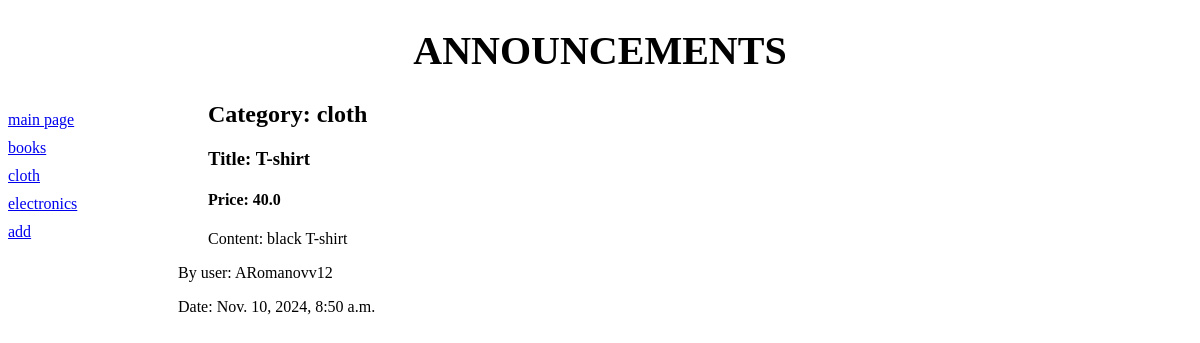
/bboard/3/, run on the app's committed database.
### bboard/models.py (models this page shows, shortened)
class Category(models.Model):
    name = models.CharField(max_length = 20, db_index = True, verbose_name = 'category')
    class Meta:
        verbose_name_plural = 'categories'
        verbose_name = 'category'
        ordering = ['name']

class BBoard(models.Model):
    title = models.CharField(max_length = 20, verbose_name = 'title')
    price = models.FloatField(verbose_name = 'price')
    content = models.TextField(verbose_name = 'content')
    user = models.CharField(max_length = 20, verbose_name = 'user')
    date = models.DateTimeField(auto_now_add = True, db_index = True, verbose_name = 'date')
    category = models.ForeignKey('Category', null = True, on_delete = models.PROTECT, verbose_name = 'category')
    class Meta:
        verbose_name_plural = 'announcements'
        verbose_name = 'announcement'
        ordering = ['date']

### bboard/views.py (the view)
# urls.py: path('<int:cat_id>/', views.cats, name = 'cats'),
def cats(request, cat_id):
    categories = cat.objects.all()
    current_cat = cat.objects.get(pk = cat_id)
    bbs = bb.objects.filter(category = cat_id)
    return render(request, 'bboard/cats.html', { 'categories' : categories, 'current_cat' : current_cat, 'bbs' : bbs })

### bboard/templates/bboard/cats.html (shortened to what this page needs)
{% extends "layout/basic.html" %}
{% block content %}
<h2>Category: {{ current_cat.name }}</h2>
{% for bb in bbs %}
<div>
    <h3>Title: {{ bb.title }}</h3>
    <h4>Price: {{ bb.price }}</h4>
    <p>Content: {{ bb.content }}</p>
    <p>By user: {{ bb.user }}</p>
    <p>Date: {{ bb.date }}</p>
    <br>
</div>
{% endfor %}
{% endblock %}

### bboard/templates/layout/basic.html (shortened to what this page needs)
{% load static %}
<!DOCTYPE html>
<html lang="en">
<head>
    <link rel="stylesheet" type="text/css" href="{% static 'bboard/style.css' %}">
</head>
<body>
<header>
    <h1>Announcements</h1>
</header>
<nav>
    <a href="{% url 'index' %}">main page</a>
    {% for cat in categories %}
    <a href="{% url 'cats' cat.pk %}">{{ cat.name }}</a>
    {% endfor %}
    <a href="{% url 'add' %}">add</a>
</nav>
<main>
{% block content %}
{% endblock %}
</main>
</body>
</html>

### bboard/static/bboard/style.css (style rules this page uses)
header h1 { font-size: 30pt; text-transform: uppercase; text-align: center; }
nav { font-size: 12pt; width: 200px; float: left; }
nav a { display: block; margin: 10px 0px; }
main { margin-left: 170px; }

### data on the page
Category: name "books"
Category: name "cloth"
Category: name "electronics"
BBoard: title "T-shirt", price "40.0", content "black T-shirt", user "ARomanovv12", date "Nov. 10, 2024, 8:50 a.m."
